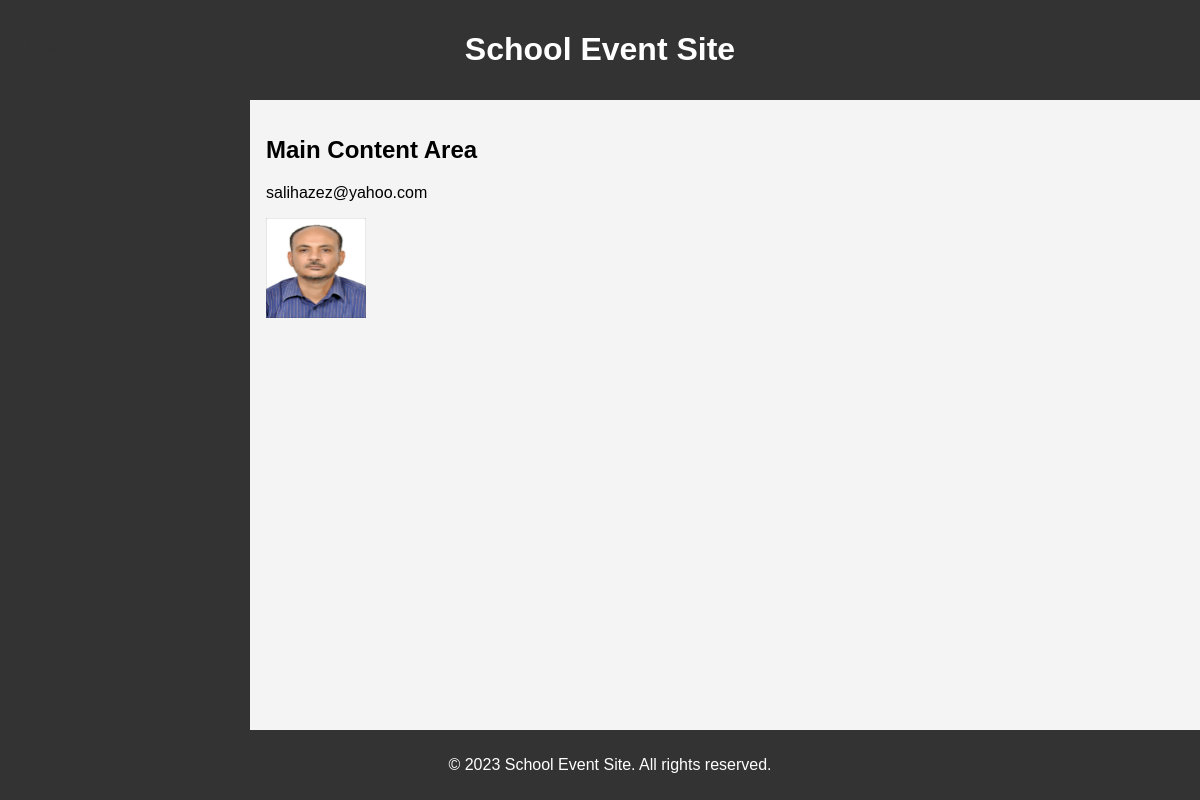
Page /ahmed/parts on the committed database.
### app_1/models.py (models this page shows, shortened)
class Partecipant(models.Model):
    partecipant_first_name = models.TextField(max_length=20)
    partecipant_last_name = models.TextField(max_length=20)
    partecipant_pict = models.ImageField(upload_to='photos/%y/%m/%d')
    partecipant_email = models.EmailField()
    partecipant_phone = models.IntegerField()
    event = models.ForeignKey(Event, on_delete=models.CASCADE)

### app_1/views.py (the view)
# urls.py: path('parts',views.parts,name='parts'),
def parts(request):
    return render(request,'app_1/parts.html',{'parts':Partecipant.objects.get(id=1)})

### templates/app_1/parts.html
{%extends "base.html"%}
{% block content %}
<p>{{ parts.partecipant_email}}</p>
<img src="{{parts.partecipant_pict.url}}" width="100" height="100" alt="" />
{% endblock content %}

### frist_project/static/css/style.css (style rules this page uses)
body { background-color: rgb(200, 238, 10); }

### templates/base.html (style rules this page uses)
body { font-family: Arial, sans-serif; margin: 0; padding: 0; background-color: #f4f4f4; }

### rows in the picture
Partecipant: partecipant_email "salihazez@yahoo.com", partecipant_pict (picture)
